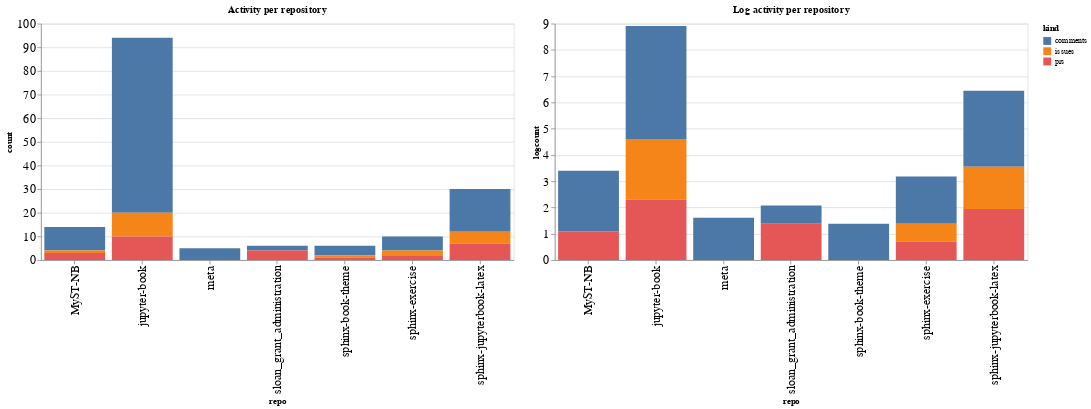

Notebook code cell kept with this figure:
### Code cell
ch1 = alt.Chart(repo_summaries, width=600, title="Activity per repository").mark_bar().encode(
    x='repo',
    y='count',
    color='kind',
    tooltip="kind"
)

ch2 = alt.Chart(repo_summaries, width=600, title="Log activity per repository").mark_bar().encode(
    x='repo',
    y='logcount',
    color='kind',
    tooltip="kind"
)

ch1 | ch2

### Figure 1 — Vega-Lite specification as saved in the notebook (floating-point values rounded to 4 significant figures)
{"config": {"axisLeft": {"labelFontSize": 15}, "axisBottom": {"labelFontSize": 15}}, "hconcat": [{"mark": "bar", "encoding": {"color": {"type": "nominal", "field": "kind"}, "tooltip": {"type": "nominal", "field": "kind"}, "x": {"type": "nominal", "field": "repo"}, "y": {"type": "quantitative", "field": "count"}}, "title": "Activity per repository", "width": 600}, {"mark": "bar", "encoding": {"color": {"type": "nominal", "field": "kind"}, "tooltip": {"type": "nominal", "field": "kind"}, "x": {"type": "nominal", "field": "repo"}, "y": {"type": "quantitative", "field": "logcount"}}, "title": "Log activity per repository", "width": 600}], "data": {"name": "data-949c38c6b0d04e62c7d7695a04da9839"}, "$schema": "https://vega.github.io/schema/vega-lite/v4.8.1.json", "datasets": {"data-949c38c6b0d04e62c7d7695a04da9839": [{"repo": "MyST-NB", "kind": "comments", "count": 10, "logcount": 2.303}, {"repo": "MyST-NB", "kind": "issues", "count": 1, "logcount": 0.0}, {"repo": "MyST-NB", "kind": "prs", "count": 3, "logcount": 1.099}, {"repo": "jupyter-book", "kind": "comments", "count": 74, "logcount": 4.304}, {"repo": "jupyter-book", "kind": "issues", "count": 10, "logcount": 2.303}, {"repo": "jupyter-book", "kind": "prs", "count": 10, "logcount": 2.303}, {"repo": "meta", "kind": "comments", "count": 5, "logcount": 1.609}, {"repo": "sloan_grant_administration", "kind": "comments", "count": 2, "logcount": 0.6931}, {"repo": "sloan_grant_administration", "kind": "prs", "count": 4, "logcount": 1.386}, {"repo": "sphinx-book-theme", "kind": "comments", "count": 4, "logcount": 1.386}, {"repo": "sphinx-book-theme", "kind": "issues", "count": 1, "logcount": 0.0}, {"repo": "sphinx-book-theme", "kind": "prs", "count": 1, "logcount": 0.0}, {"repo": "sphinx-exercise", "kind": "comments", "count": 6, "logcount": 1.792}, {"repo": "sphinx-exercise", "kind": "issues", "count": 2, "logcount": 0.6931}, {"repo": "sphinx-exercise", "kind": "prs", "count": 2, "logcount": 0.6931}, {"repo": "sphinx-jupyterbook-latex", "kind": "comments", "count": 18, "logcount": 2.89}, {"repo": "sphinx-jupyterbook-latex", "kind": "issues", "count": 5, "logcount": 1.609}, {"repo": "sphinx-jupyterbook-latex", "kind": "prs", "count": 7, "logcount": 1.946}]}}
